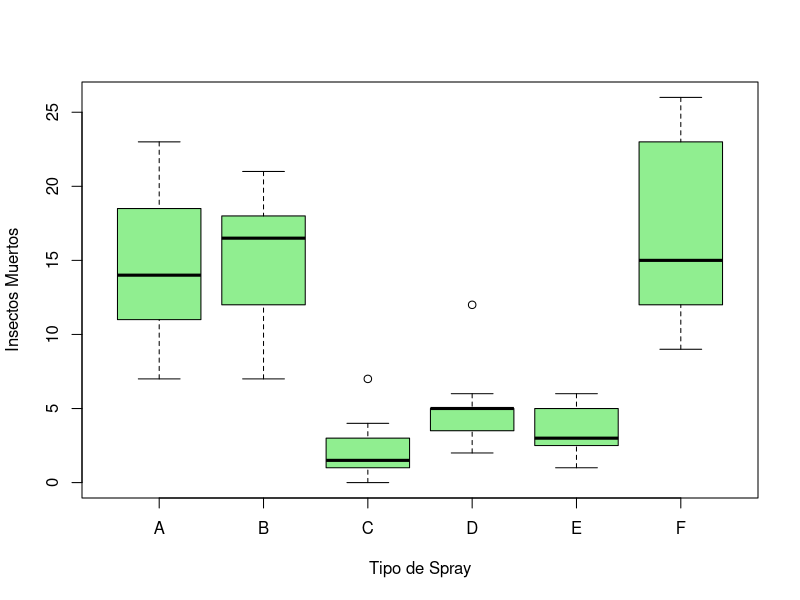

Write R code to recreate this figure.
## ---- chunk 1
data  = InsectSprays
head(data)
str(data)
## ---- chunk 2
by(data$count, data$spray, FUN = summary)
## ---- chunk 3
aggregate(count~spray, data = data, FUN = sd)
## ---- chunk 4
boxplot(count~spray, data = data, col = "lightgreen",
        xlab = "Tipo de Spray", ylab = "Insectos Muertos")
